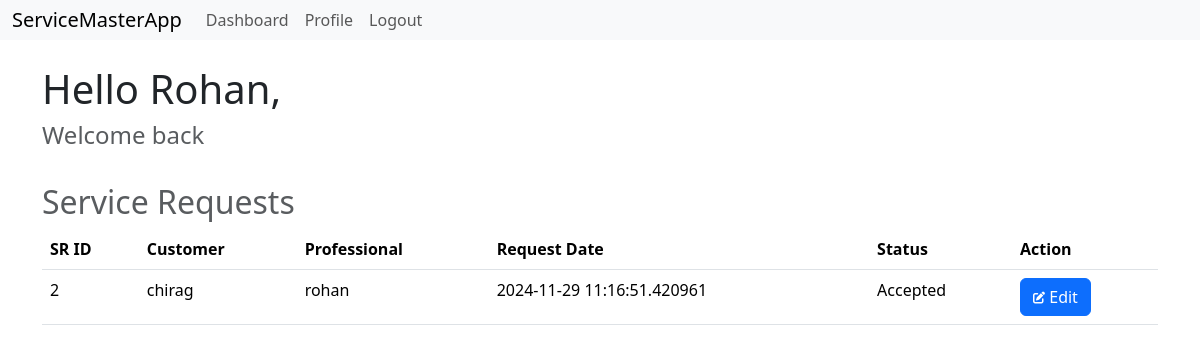
The app's page /pdashboard (signed in), older data.
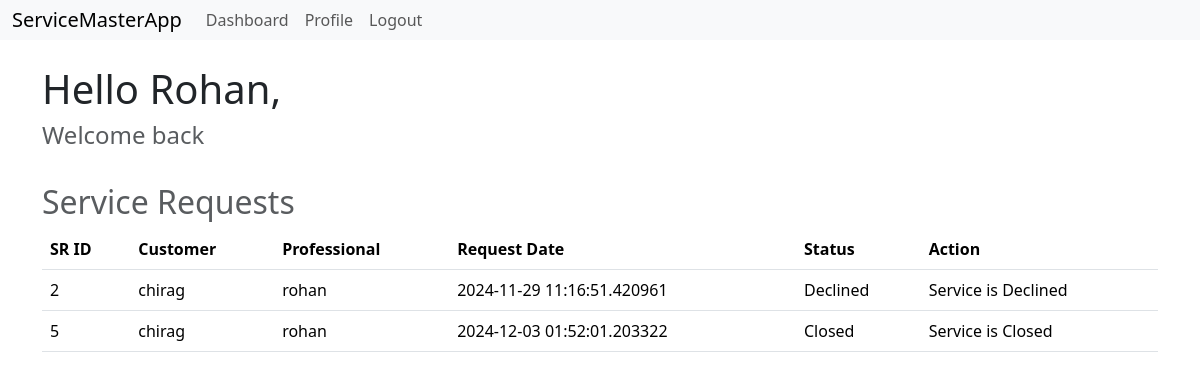
The same page, newer data.
### models.py (models this page shows)
class ServiceRequest(db.Model):
    __tablename__='servicerequests'
    servicereqid=db.Column(db.Integer,primary_key=True)
    cuser=db.Column(db.String(32),db.ForeignKey('customer.username'),nullable=False)
    puser=db.Column(db.String(32),db.ForeignKey('professional.username'),nullable=False)
    service_id=db.Column(db.Integer, db.ForeignKey('service.id'), nullable=False)
    requestdate=db.Column(db.DateTime, nullable=False)
    completedate=db.Column(db.DateTime, nullable=True)
    status=db.Column(db.String(32), nullable=False)
    rating=db.Column(db.String(32), nullable=True)
    review=db.Column(db.String(512), nullable=True)
    customers=db.relationship('Customer', backref='servicerequests', lazy=True)
    services=db.relationship('Service', backref='servicerequests', lazy=True)
    professionals=db.relationship('Professional', backref='servicerequests', lazy=True)

### routes.py (the view)
@app.route('/pdashboard')
@auth_required
def pdashboard():
    user=Professional.query.get(session['user_id'])
    return render_template('pdashboard.html',user=user, servreq=ServiceRequest.query.filter_by(puser=user.username))

### routes.py (called while the page is built)
def auth_required(func):
    @wraps(func)
    def inner(*args, **kwargs):
        if 'user_id' not in session:
            flash('Please Login')
            return redirect(url_for('login'))
        return func(*args, **kwargs)
    return inner

### templates/pdashboard.html (shortened to what this page needs)
{% extends 'layout.html' %}
{% block content %}
    <h1>Hello {{user.name}},</h1>
    <h4 class="text-muted">Welcome back</h4>
    <div class="heading">
        <h2 class="text-muted">Service Requests</h2>
    </div>
    <table class="table">
        <thead>
            <th>SR ID</th>
            <th>Customer</th>
            <th>Professional</th>
            <th>Request Date</th>
            <th>Status</th>
            <th>Action</th>
        </thead>
        <tbody>
            {% for sr in servreq %}
                <tr>
                    <td>{{sr.servicereqid}}</td>
                    <td>{{sr.cuser}}</td>
                    <td>{{sr.puser}}</td>
                    <td>{{sr.requestdate}}</td>
                    <td>{{sr.status}}</td>
                    <td>
                    {% if sr.status == 'Requested' or sr.status == 'Accepted' %}
                        <a class="btn btn-primary" href="{{url_for('peditservicerequest', servicereq_id=sr.servicereqid)}}">
                            <i class="fas fa-edit fa-xs"></i>
                            Edit
                        </a>
                   {% else %}
                       Service is {{sr.status}}
                   {% endif %}
                </td>
                </tr>
            {% endfor %}
        </tbody>
    </table>
{% endblock %}

Row changes from the older to the newer data that the page shows:
changed ServiceRequest id 2: status "Accepted" → "Declined"; status (not shown) → "Declined"; status "Edit" → "Service is"
added ServiceRequest: servicereqid "5", cuser "chirag", puser "rohan", requestdate "2024-12-03 01:52:01.203322", status "Closed"
